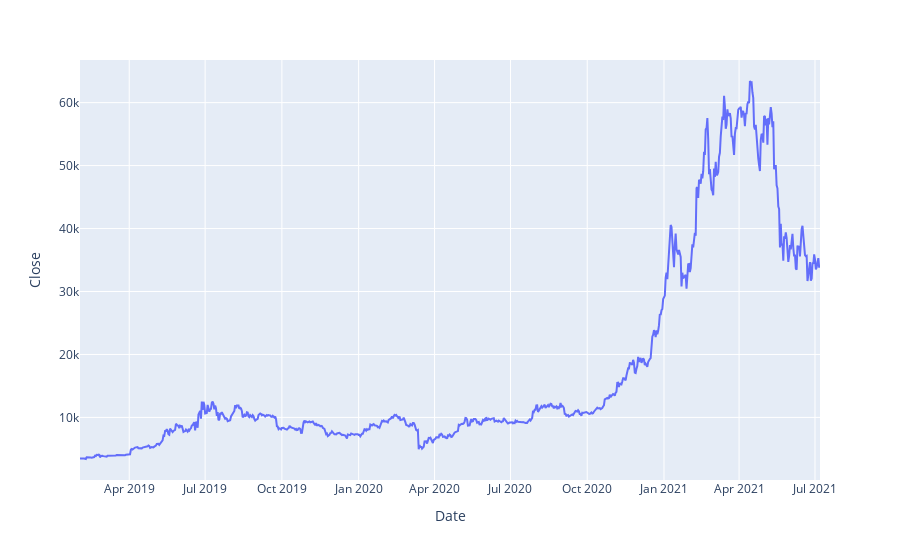

Notebook cell for this chart:
### Code cell
fig = px.line(data, x='Date', y="Close")
fig.show();

### Figure 1 — Plotly figure (JSON) as saved in the notebook; plotly's stock layout.template omitted (floating-point values rounded to 4 significant figures; data arrays with more than 128 entries replaced by an {"elided": "..."} marker saying what was removed)
{"data": [{"hovertemplate": "Date=%{x}<br>Close=%{y}<extra></extra>", "legendgroup": "", "line": {"color": "#636efa", "dash": "solid"}, "marker": {"symbol": "circle"}, "mode": "lines", "name": "", "orientation": "v", "showlegend": false, "x": {"elided": "888 str values"}, "xaxis": "x", "y": {"elided": "888 float values"}, "yaxis": "y", "type": "scatter"}], "layout": {"xaxis": {"anchor": "y", "domain": [0, 1], "title": {"text": "Date"}}, "yaxis": {"anchor": "x", "domain": [0, 1], "title": {"text": "Close"}}, "legend": {"tracegroupgap": 0}, "margin": {"t": 60}}}
